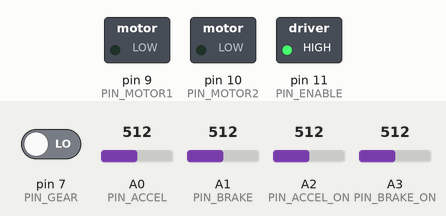
Simulated run of this sketch. Board: Arduino Uno, built with avr-gcc and run on an emulated ATmega328P. Shown: switched loads named in the sketch (green lamp = pin HIGH). The inputs (shaded band) are chosen by the test bench; at power-on: A2 (PIN_ACCEL_ON) = 512, pin 7 (PIN_GEAR) LOW, A0 (PIN_ACCEL) = 512, A3 (PIN_BRAKE_ON) = 512, A1 (PIN_BRAKE) = 512.

Above: at 1.2 s.
1.3 s: A2 (PIN_ACCEL_ON) set to 1009
2.8 s: A2 (PIN_ACCEL_ON) set to 1023
At 3.16 s:
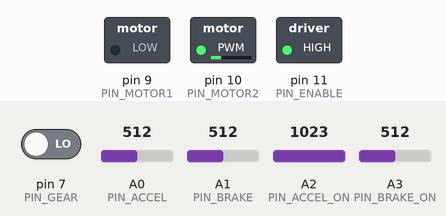
At 5.1 s:
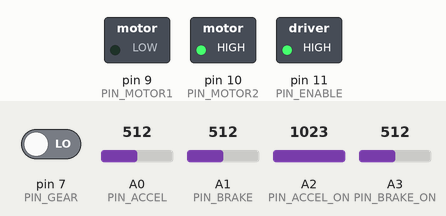
5.8 s: pin 7 (PIN_GEAR) driven HIGH
At 6.4 s:
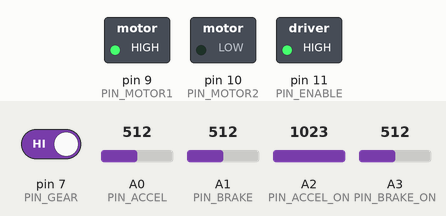
8.8 s: A0 (PIN_ACCEL) set to 122
11.8 s: A3 (PIN_BRAKE_ON) set to 1009
13.3 s: A3 (PIN_BRAKE_ON) set to 1023
At 13.71 s:
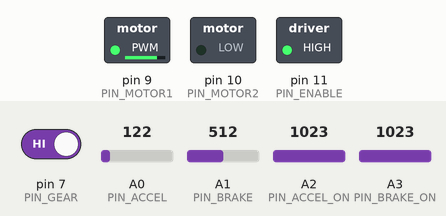
Timing chart, 0 to 16.9 s (numbered marks = the images above; inputs shaded):
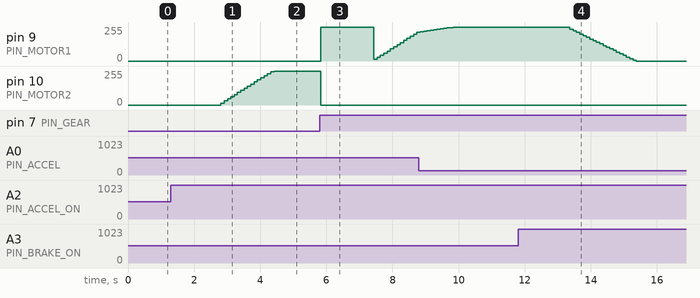

Measured:
- the behaviour switches between 1022 and 1023 on A2 (PIN_ACCEL_ON) (found by bisection; images 0 and 1)
- the behaviour switches between 1022 and 1023 on A3 (PIN_BRAKE_ON) (found by bisection; images 3 and 4)
- after the input at 1.3 s, every drawn part: stays the same
- after the input at 2.8 s, pin 10 (PIN_MOTOR2): moves from 0/255 to 255/255 over 1.6 s, starting at once
- after the input at 5.8 s, pin 9 (PIN_MOTOR1): 0/255 → 255/255 at once, → 12/255 1.6 s later, → 28/255 0.10 s later, → 43/255 0.10 s later, … (15 changes in this stretch); pin 10 (PIN_MOTOR2): 255/255 → 0/255 at once
- after the input at 11.8 s, every drawn part: stays the same
- after the input at 13.3 s, pin 9 (PIN_MOTOR1): moves from 255/255 to 0/255 over 2.0 s, starting after 0.06 s

The sketch:

powertrain.ino
```cpp
#include <Wire.h>
#include "../shared/constants.h"

const int PIN_MOTOR1 = 9;
const int PIN_MOTOR2 = 10;
const int PIN_ENABLE = 11;

const int PIN_ACCEL = A0;
const int PIN_BRAKE = A1;
const int PIN_ACCEL_ON = A2;
const int PIN_BRAKE_ON = A3;
const int PIN_GEAR = 7;

float n_rotor = 0;
int motorPWM = 0;
int marcha = 0;

void setup() {
  pinMode(PIN_ACCEL, INPUT);
  pinMode(PIN_BRAKE, INPUT);
  pinMode(PIN_ACCEL_ON, INPUT);
  pinMode(PIN_BRAKE_ON, INPUT);
  pinMode(PIN_GEAR, INPUT);

  pinMode(PIN_MOTOR1, OUTPUT);
  pinMode(PIN_MOTOR2, OUTPUT);
  pinMode(PIN_ENABLE, OUTPUT);

  digitalWrite(PIN_MOTOR1, LOW);
  digitalWrite(PIN_MOTOR2, LOW);
  digitalWrite(PIN_ENABLE, HIGH);

  Wire.onRequest(requestEvent);
  Wire.begin(PowerTrain);

  Serial.begin(9600);
}

void loop() {
  int accel_on = analogRead(PIN_ACCEL_ON);
  int brake_on = analogRead(PIN_BRAKE_ON);
  marcha = digitalRead(PIN_GEAR);

  if (marcha == 1) {
    if (accel_on == 1023) {
      float level = map(analogRead(PIN_ACCEL), 0, 1023, 0, 100);
      n_rotor += D2N_DT2 * level / 100.0;
      if (n_rotor > ROT_MAX) n_rotor = ROT_MAX;
    }

    if (brake_on == 1023) {
      float level = map(analogRead(PIN_BRAKE), 0, 1023, 0, 100);
      n_rotor -= D2N_DT2 * level / 100.0;
      if (n_rotor < 0) n_rotor = 0;
    }

    motorPWM = map(n_rotor, 0, ROT_MAX, 0, 255);
    setMotorForward(0, motorPWM);
  } else {
    if (accel_on == 1023) {
      float level = map(analogRead(PIN_ACCEL), 0, 1023, 0, 100);
      n_rotor -= D2N_DT2 * level / 100.0;
      if (n_rotor < -ROT_MAX) n_rotor = -ROT_MAX;
    }

    if (brake_on == 1023) {
      float level = map(analogRead(PIN_BRAKE), 0, 1023, 0, 100);
      n_rotor += D2N_DT2 * level / 100.0;
      if (n_rotor > 0) n_rotor = 0;
    }

    motorPWM = map(n_rotor, 0, -ROT_MAX, 0, 255);
    setMotorReverse(0, motorPWM);
  }

  delay(100);
}

void setMotorForward(int dir, int pwm) {
  digitalWrite(PIN_MOTOR2, dir);
  analogWrite(PIN_MOTOR1, pwm);
}

void setMotorReverse(int dir, int pwm) {
  digitalWrite(PIN_MOTOR1, dir);
  analogWrite(PIN_MOTOR2, pwm);
}

void requestEvent() {
  uint16_t n = abs(n_rotor);
  Wire.write((n >> 8) & 0xFF);
  Wire.write(n & 0xFF);
  Wire.write(marcha);
}
```
